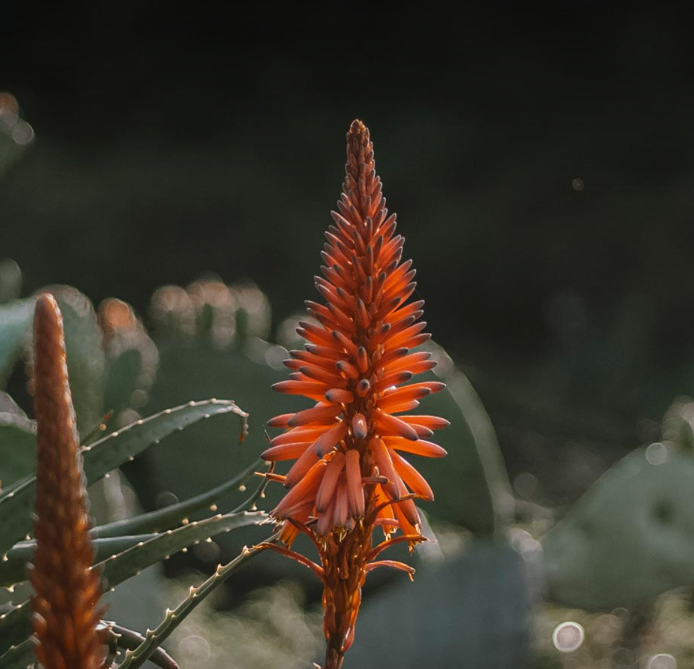
#> input picture image.png, 694 x 669 px
$ python merge.py
#> lines starting #> are read from the running program, lines starting #| are printed output that depends on the picture; after the words box and inside, x2 and y2 are one past the last pixel; in counts of white or black regions, pixels touching at a corner belong together
import cv2
import numpy as np

img1 = cv2.imread('image.png')
#> img1 is the input picture: shape (669, 694, 3); mean B, G, R 41.5, 52.7, 60.1
img2 =  cv2.imread('new_image.png')
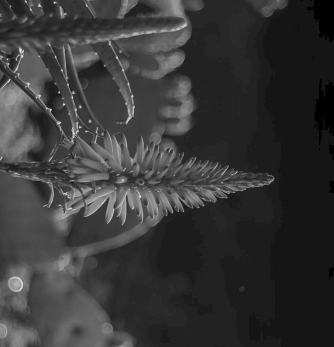
#> input picture new_image.png, 334 x 347 px
#> img2 is the input picture: shape (347, 334, 3); min 0, max 229, mean 55.5


rows,cols,chanels = img2.shape
#> rows = 347; cols = 334; chanels = 3

roi = img1[0:rows,0:cols]
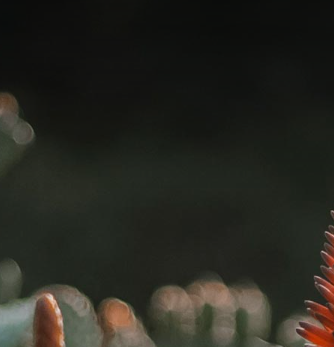
#> roi: shape (347, 334, 3); mean B, G, R 32, 38.8, 39.1

img2gray = cv2.cvtColor(img2,cv2.COLOR_BGR2GRAY)
ret,mask = cv2.threshold(img2gray,10,255,cv2.THRESH_BINARY)
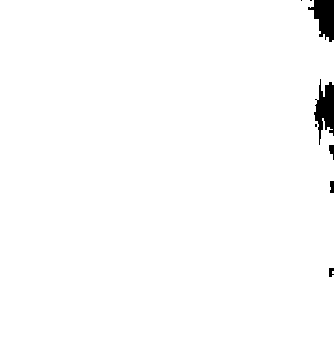
#> mask: shape (347, 334); 98.7% white; 8 black regions (3 under 20 px), largest, box (x1, y1, x2, y2) and area: (314, 79, 334, 145) 740, (308, 0, 334, 42) 679, (329, 145, 334, 160) 48, (330, 181, 334, 193) 45, (329, 268, 334, 277) 35
mask_inv = cv2.bitwise_not(mask)

img1_bg = cv2.bitwise_and(roi,roi,mask = mask_inv)
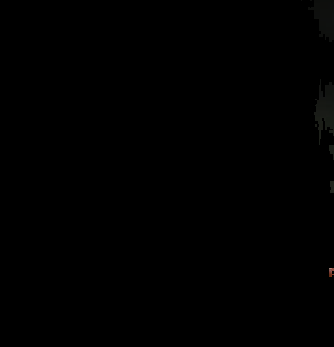
#> img1_bg: shape (347, 334, 3); mean B, G, R 0.3, 0.3, 0.3

# Take only region of logo from logo image.
img2_fg = cv2.bitwise_and(img2,img2,mask = mask)

# Put logo in ROI and modify the main image
dst = cv2.add(img1_bg,img2_fg)
img1[0:rows, 0:cols ] = dst
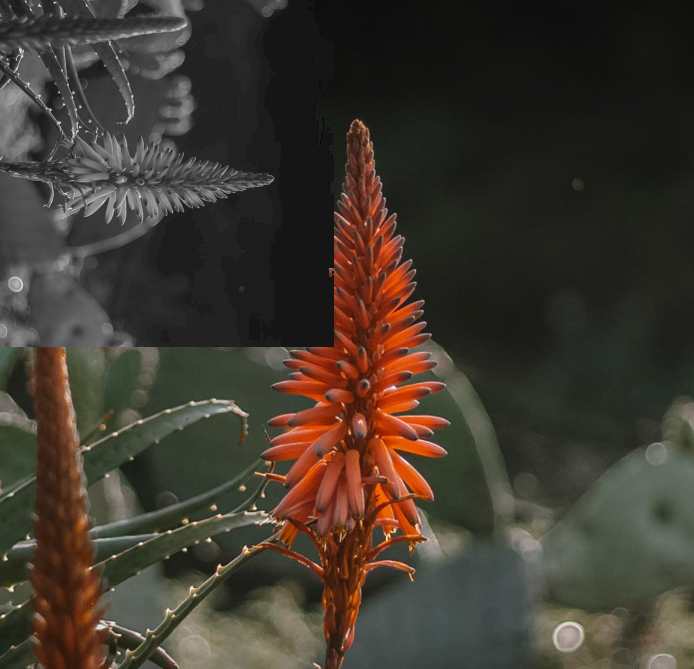
#> img1: shape (669, 694, 3); mean B, G, R 47.4, 56.9, 64.3

cv2.imshow('res',img1)
cv2.waitKey(0)
cv2.destroyAllWindows()
